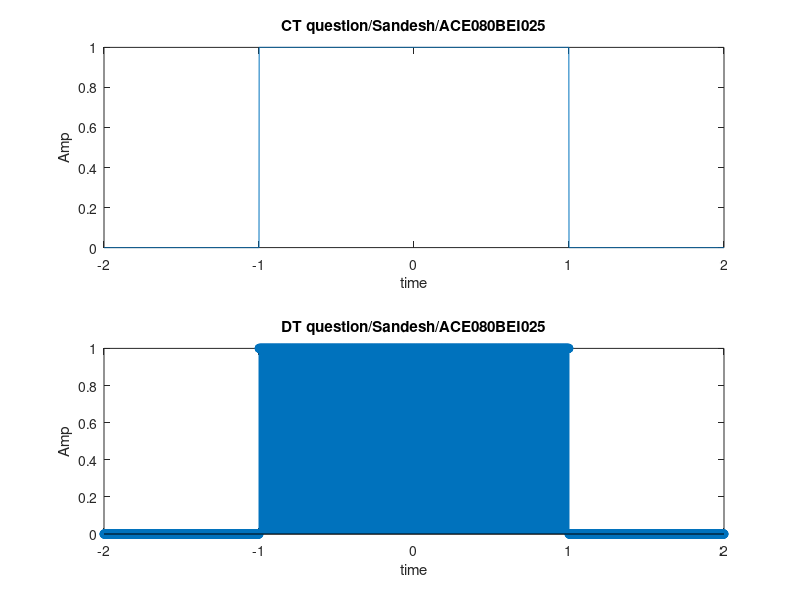

MATLAB code for this plot:
clc
close all;
i=1;
for t=-2:0.001:2
    if(t>-1&& t<1)
        x(i)=1;
    else
        x(i)=0;
    end;
    i=i+1;
end;
t=-2:0.001:2;
subplot(2,1,1);
plot(t,x)
xlabel('time')
ylabel('Amp');
title('CT question/Sandesh/ACE080BEI025');
clear all;
i=1;
for t=-2:0.001:2
    if(t>-1 &&t<1 )
        x(i)=1;
    else
        x(i)=0;
    end;
    i=i+1;
end;
t=-2:0.001:2;
subplot(2,1,2);
stem(t,x);
xlabel('time')
ylabel('Amp');
title('DT question/Sandesh/ACE080BEI025');
